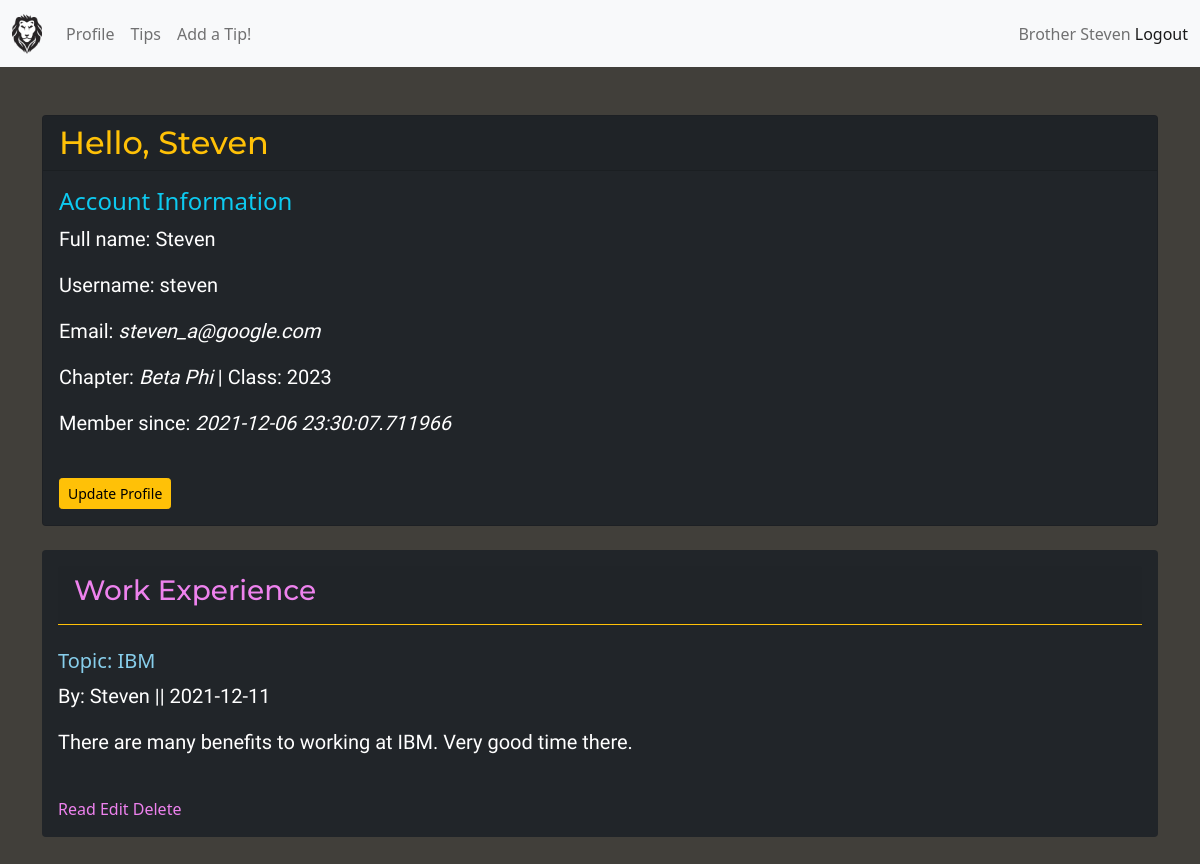
The app's page /dashboard (signed in) with its own data.
### routes.py (models this page shows, shortened)
class Users(UserMixin, db.Model):
    id = db.Column(db.Integer, primary_key=True)
    username = db.Column(db.String(200), unique=True)
    name = db.Column(db.String(200), nullable=False)
    email = db.Column(db.String(120), unique=True)
    chapter_letters = db.Column(db.String(120))
    class_year = db.Column(db.Integer())
    date_added = db.Column(db.DateTime, default=datetime.now)
    password_hash = db.Column(db.String(128))
    tips = db.relationship('TipPost', backref="poster")
    comments = db.relationship('Comment', backref='poster', passive_deletes=True)
    likes = db.relationship('Like', backref='poster', passive_deletes=True)
    @property
    def password(self):
        raise AttributeError('password is not a readable attribute!')

class TipPost(db.Model):
    id = db.Column(db.Integer, primary_key=True)
    title = db.Column(db.String(255))
    body = db.Column(db.Text(500))
    date_posted = db.Column(db.Date, default=datetime.utcnow)
    topic = db.Column(db.String(255))
    poster_id = db.Column(db.Integer, db.ForeignKey('users.id'))
    comments = db.relationship('Comment', backref='tip_post', passive_deletes=True)
    likes = db.relationship('Like', backref='tip_post', passive_deletes=True)

### routes.py (the view)
@app.route('/dashboard')
@login_required
def dashboard():
    tips = TipPost.query.order_by(TipPost.poster_id)
    return render_template('dashboard.html', tips=tips)

### routes.py (called while the page is built)
@login_manager.user_loader
def load_user(user_id):
	return Users.query.get(int(user_id))

@app.context_processor
def base():
    form=SearchForm()
    return dict(form=form)

### templates/dashboard.html (shortened to what this page needs)
{% extends 'base.html' %}
{% block content %}
<br>
<div class="card text-white bg-dark">
    <h2 class="card-header text-warning">Hello, {{ current_user.name }}</h2>
    <div class="card-body">
        <h4 class="card-title text-info">Account Information</h4>
        <p class="card-text">Full name: {{ current_user.name }}</p>
        <p class="card-text">Username: {{ current_user.username }}</p>
        <p class="card-text">Email: <em>{{ current_user.email }} </em></p>
        <p class="card-text">Chapter: <em>{{ current_user.chapter_letters}} </em> | Class: {{ current_user.class_year}}</p>
        <p class="card-text">Member since: <em>{{ current_user.date_added }} </em></p>
        <br>
        <a href="{{ url_for('update', id=current_user.id)}}" class="btn btn-warning btn-sm">Update Profile</a>
    </div>
</div>
<br>
{% for tip in tips %}
{% if tip.poster.id == current_user.id %}
<div class="text-white p-3 mb-5 bg-dark rounded">
    <div class="card-header border-warning">
    <h3>{{ tip.title }}</h3>
    </div>
    <br>
    <h5>Topic: {{ tip.topic }} </h5>
    <p>By: {{ tip.poster.name }} || {{ tip.date_posted }}</p>
    {{ tip.body | safe }} <br>
    <a href="{{ url_for('tip', id=tip.id)}}">Read</a>
    <a href="{{ url_for('edit_tip', id=tip.id)}}">Edit</a>
    <a href="{{ url_for('delete_tip', id=tip.id)}}">Delete</a>
</div>
{% endif %}
{% endfor %}
{% endblock %}

### templates/nav.html (shortened to what this page needs)
<nav class="navbar navbar-expand-lg navbar-light bg-light" >
    <div class="container-fluid">
        {% if current_user.is_authenticated %}
        <a class="navbar-brand" href="{{ url_for('dashboard')}}"><img src="{{ url_for('static', filename='images/lion.png')}}" alt="" width="30" height="40" class="d-inline-block align-text-top"></a>
        {% else %}
        <a class="navbar-brand" href="{{ url_for('home')}}"><img src="{{ url_for('static', filename='images/lion.png')}}" alt="" width="30" height="40" class="d-inline-block align-text-top"></a>
        {% endif %}
        <div class="collapse navbar-collapse text-warning" id="navbarText">
            <ul class="navbar-nav me-auto mb-2 mb-lg-0">
                <li class="nav-item">
                    <a class="nav-link" href="{{ url_for('dashboard')}}">Profile</a>
                </li>
                <li class="nav-item">
                    <a class="nav-link" href="{{ url_for('tip_page')}}">Tips</a>
                </li>
                <li class="nav-item">
                    <a class="nav-link" href="{{ url_for('add_tip') }}">Add a Tip!</a>
                </li>
                {% if current_user.is_authenticated %}
                </ul>
                <span class="navbar-text">
                Brother {{ current_user.name }}
                    <a href="{{ url_for('logout')}}">Logout</a>
                </span>
                {% endif %}
        </div>
    </div>
</nav>

### static/css/styles.css (style rules this page uses)
body { background-color: rgb(65, 63, 58); }
a { text-decoration: none; color: violet; }
h3 { font-family: 'Montserrat', sans-serif; color: violet; }
h2 { font-family: 'Montserrat', sans-serif; }
p { font-family: 'Hind Madurai', sans-serif; font-size: 20px; }
h5 { color: skyblue; }

### records on screen
Users: name "Steven", username "steven", email "steven_a@google.com", chapter_letters "Beta Phi", class_year "2023", date_added "2021-12-06 23:30:07.711966"
TipPost: title "Work Experience", topic "IBM", poster.name "Steven", date_posted "2021-12-11", body "There are many benefits to working at IBM. Very good time there."
